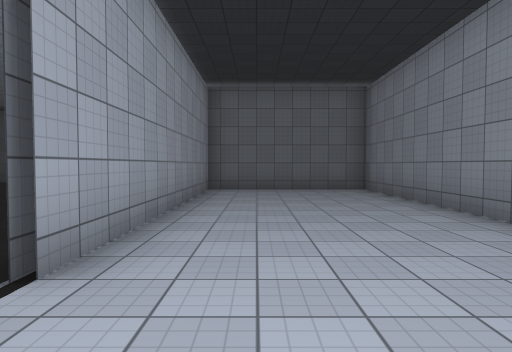
view 1 (above)

24 first-person views from a walk through a Unity game level. The camera is 1.4 m above the floor, tilts 2° down and sees 75° across. The floor is counted in squares, 2 m on a side. Each view is taken from the middle of a square. On the plan, view 1 faces up. The plan holds only what a view shows up to about 10 squares ahead; the rest is blank. The place goes on beyond the plan. The player character is not drawn. Surface patterns are stand-ins for the level's own textures.

view 2
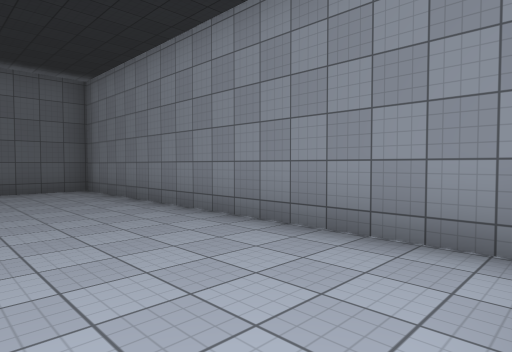

view 3
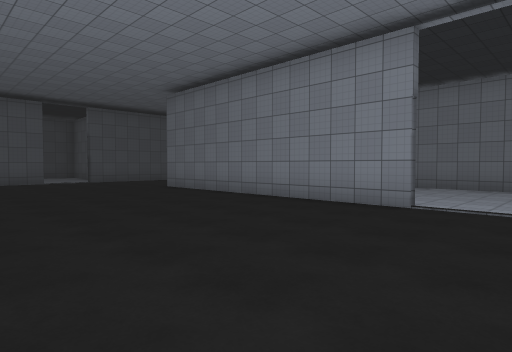

view 4
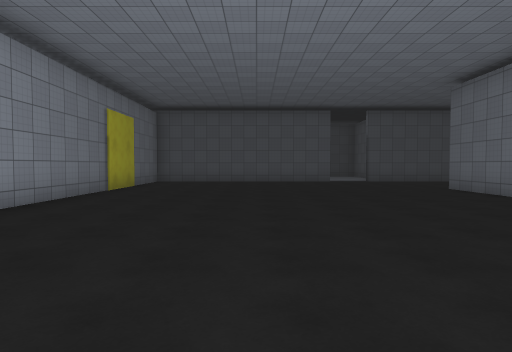

view 5
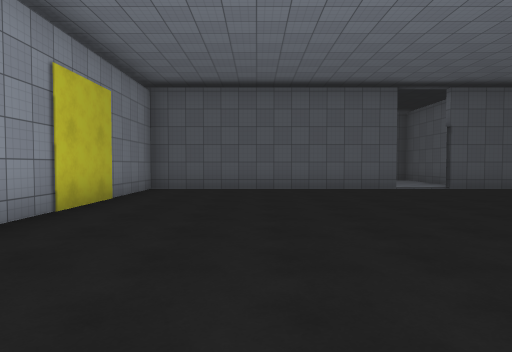

view 6
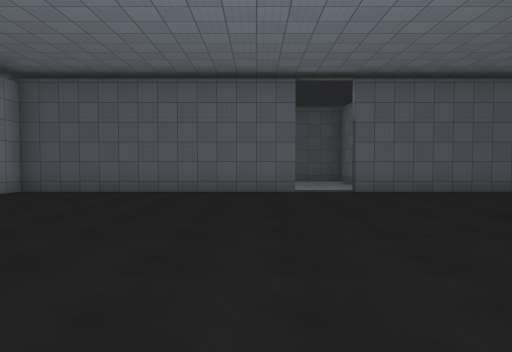

view 7
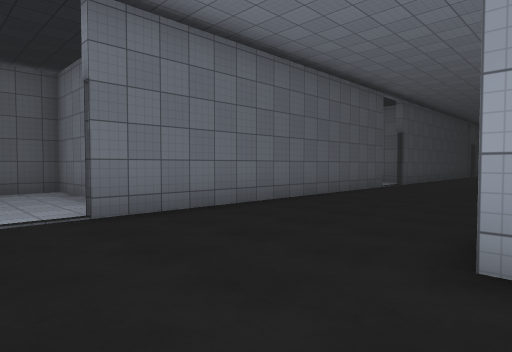

view 8
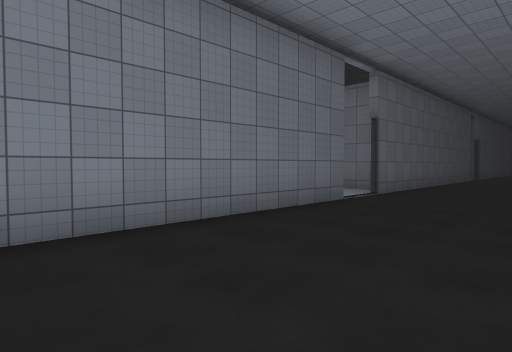

view 9
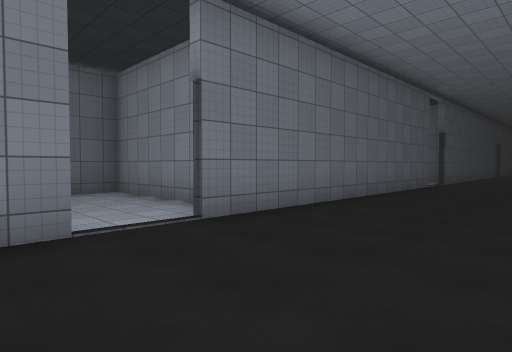

view 10
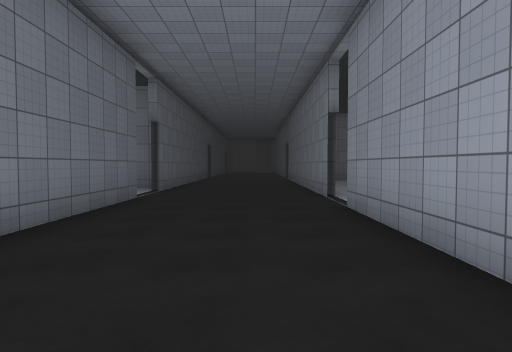

view 11
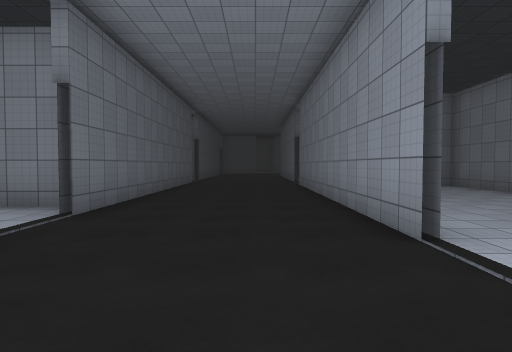

view 12
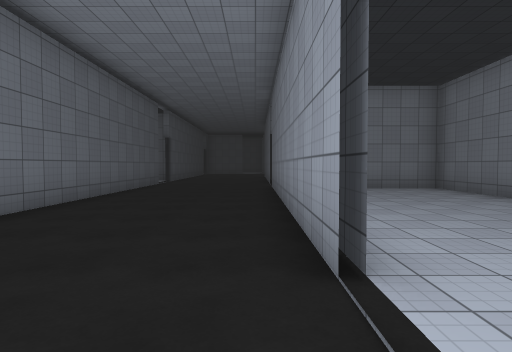

view 13
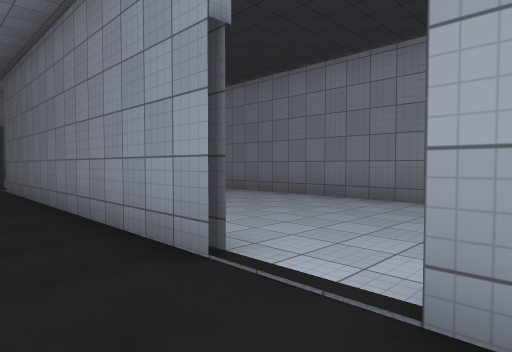

view 14
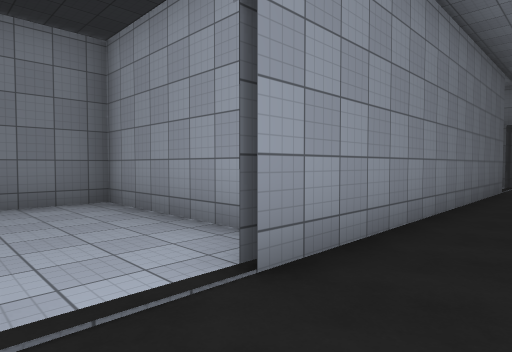

view 15
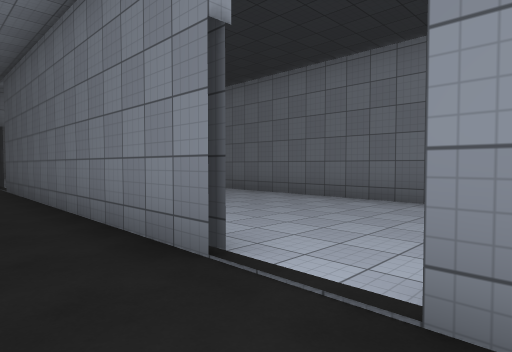

view 16
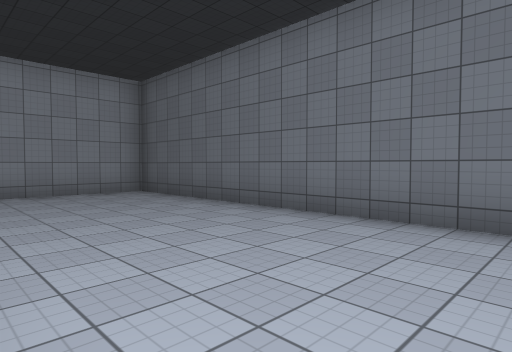

view 17
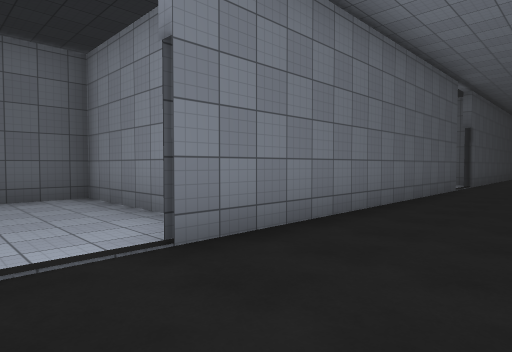

view 18
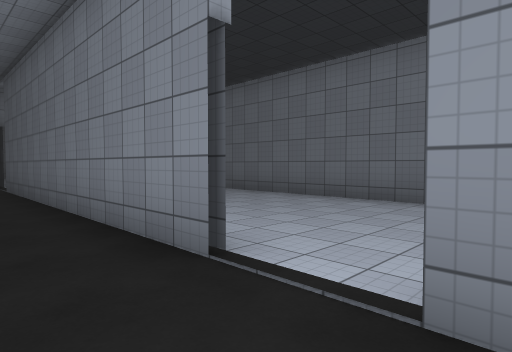

view 19
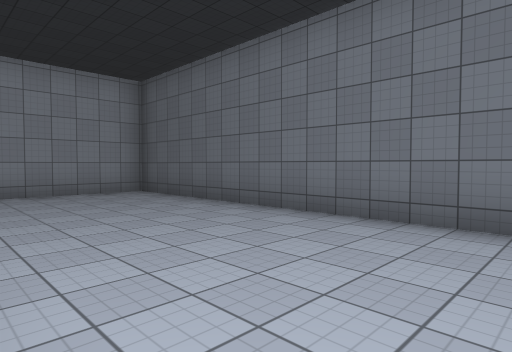

view 20
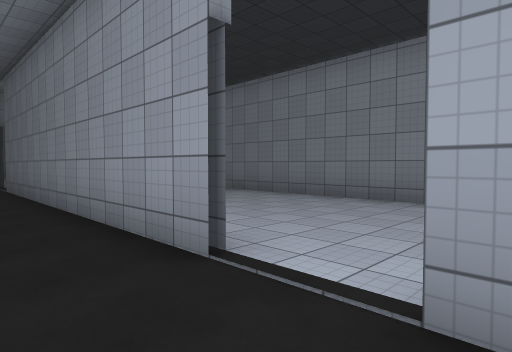

view 21
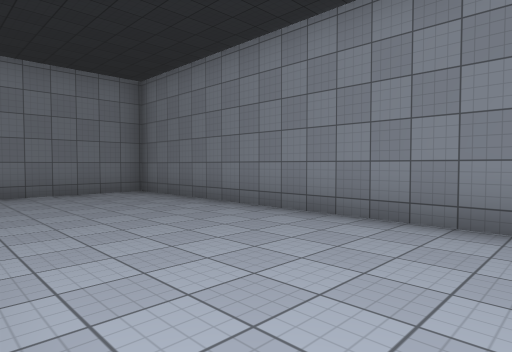

view 22
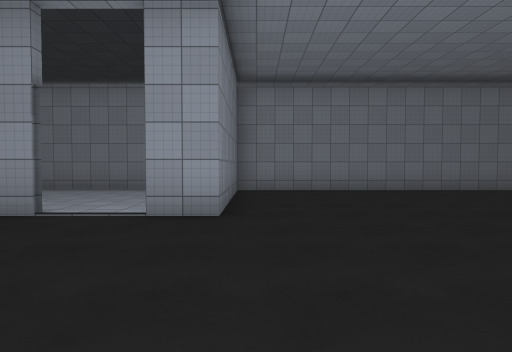

view 23
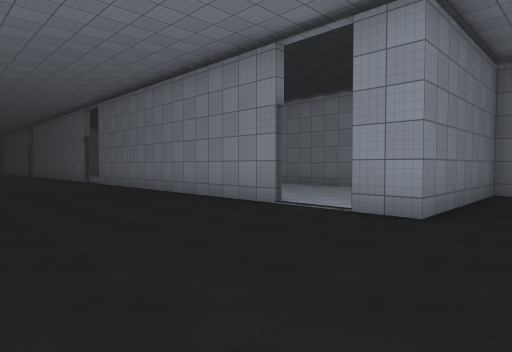

view 24
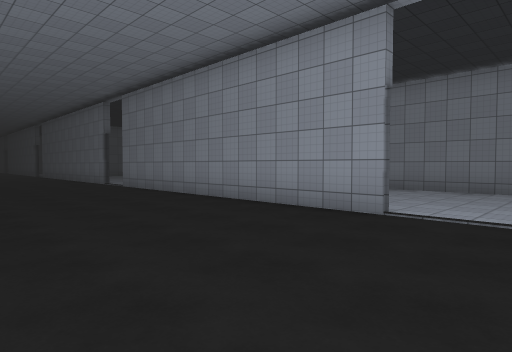

### Floor plan
Points are (right, up) in squares from view 1. A wall is a line through its corners. A room is listed if a view was taken in it or the views show most of it. See-through windows are left out.
Room 1 (views 1, 2)
walls: (3.1, 0.4) (3.1, 9.3) (-1.3, 9.3) (-1.3, 2)
ways out: opening at (-1, 1.5) to room 2
Room 2 (views 3, 4, 5, 6, 7, 8, 9, 10, 11, 12, 13, 14, 15, 16, 17, 18, 19, 20, 21, 22, 23, 24)
walls: (-1.5, 1.9) (-1.5, 9.5); (-6.5, -2.9) (-6.5, -10.6); (3.6, 9.3) (4.5, 9.3); (6, 9.5) (14.5, 9.5); (-4, 13.5) (-11, 13.5) (-11, -0.5) (-6.5, -0.5) (-6.5, -1.5); (-4, 13.7) (-4.5, 13.7); (6, 13.5) (-2.5, 13.5); (6, 13.7) (5.5, 13.7); (16, 9.3) (16.8, 9.3); (16, 9.5) (24.5, 9.5); (16, 13.5) (7.5, 13.5); (25.5, 13.5) (17.5, 13.5)
ways out: opening at (-1, 1.5) to room 1; opening at (6.5, 14) to room 3; opening at (16.5, 14) to room 4; opening at (15.5, 9) to room 5; opening at (5.5, 9) to room 6; opening at (-7, -2.5); opening at (-3.5, 14)
Room 3 (no view inside)
walls: (8.3, 14) (8.3, 18.1) (-1.3, 18.1) (-1.3, 15)
ways out: opening at (6.5, 14) to room 2
Room 4 (no view inside)
walls: (18.3, 13.9) (18.3, 18.1) (8.7, 18.1) (8.7, 15)
ways out: opening at (16.5, 14) to room 2
Room 5 (no view inside)
walls: (13.7, 8.5) (13.7, 4.9) (23.3, 4.9) (23.3, 7)
ways out: opening at (15.5, 9) to room 2
Room 6 (no view inside)
walls: (5.5, 4.9) (13.3, 4.9) (13.3, 8)
ways out: opening at (5.5, 9) to room 2

Positions as (right, up) in squares from view 1, and headings:
1: (0, 0), facing up
2: (0, 0), facing up-right
3: (-7, 0), facing up-right
4: (-7, 0), facing up
5: (-8, 4), facing up
6: (-5, 5), facing up
7: (-4, 9), facing up-right
8: (0, 10), facing up-right
9: (5, 10), facing up-right
10: (9, 11), facing right
11: (13, 11), facing right
12: (14, 10), facing right
13: (14, 11), facing down-right
14: (16, 11), facing down-left
15: (18, 12), facing up-left
16: (17, 14), facing up-left
17: (16, 11), facing up-right
18: (8, 12), facing up-left
19: (7, 14), facing up-left
20: (4, 11), facing down-right
21: (5, 9), facing down-right
22: (-2, 0), facing left
23: (-2, 1), facing down-left
24: (-2, -1), facing down-left
